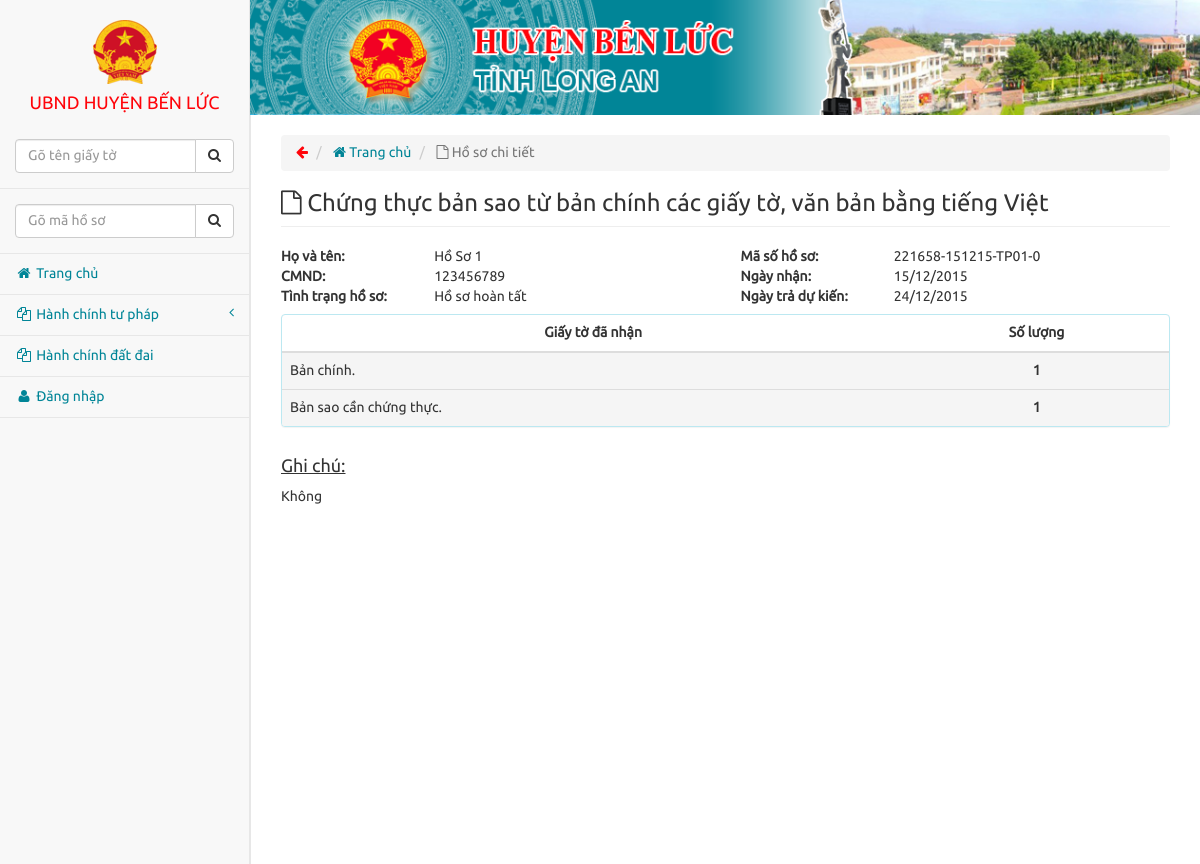
Screenshot of /admin/xem_ho_so/details/1 with the database file from the repository.
### tables this page shows
CREATE TABLE IF NOT EXISTS `ho_so` (
  `id` int(11) NOT NULL AUTO_INCREMENT,
  `mshs` varchar(200) NOT NULL,
  `name` varchar(200) NOT NULL,
  `type` int(11) NOT NULL,
  `cmnd` int(11) NOT NULL,
  `status` int(11) NOT NULL,
  `mcb` varchar(200) NOT NULL,
  `lich_su_ho_so` text NOT NULL,
  `num_error` int(11) NOT NULL,
  `ngay_tra` varchar(200) NOT NULL,
  `sdt` varchar(200) NOT NULL,
  `dia_chi` text NOT NULL,
  `tt_giay_to_da_thu` text NOT NULL,
  `note` text NOT NULL,
  `error` text NOT NULL,
  `tien_thu` int(11) NOT NULL,
  PRIMARY KEY (`id`)
);

CREATE TABLE IF NOT EXISTS `map` (
  `node_id` int(11) NOT NULL AUTO_INCREMENT,
  `node_name` varchar(200) NOT NULL,
  `p_id` int(11) NOT NULL,
  `note` varchar(200) NOT NULL,
  PRIMARY KEY (`node_id`)
);

### application/controllers/admin/Xem_ho_so.php (called while the page is built, shortened)
<?php
class Xem_ho_so extends CI_Controller {
	public function details($id=10)
	{
		$this->load->model('ho_so');
		$data['title'] = 'Hồ sơ chi tiết - UBND Huyện Bến Lức';
		$this->load->view('templates/header', $data);
		$this->load->view('templates/aside');
		$this->load->view('templates/nav');
		$q = $this->db->get('map');
		if($q->num_rows()>0){
			foreach($q->result() as $row){
				$data[] = $row;
			}
		}
		$this->db->where('id', $id);
		$details = $this->db->get('ho_so')->row();
		$mshs = $details->mshs;
		$tp1 = substr($mshs,7,2);
		$tp2 = substr($mshs,9,2);
		$tp3 = substr($mshs,11,2);
		$so_ngay_giai_quyet=explode('-', $mshs);
		$sngq = substr($so_ngay_giai_quyet[3],0,2);
		$ngay_nhan = $tp2."/".$tp1."/20".$tp3;
		$time = strtotime($ngay_nhan);
		$ngay_nhan = date('d/m/Y',$time);
		$ngay_nhan_function = date('Y-m-d');
		$ngay_tra = date('d/m/Y', strtotime($ngay_nhan_function."+".$sngq." days"));
		$this->load->view('admin/ho_so_chi_tiet',array(
		'details'=>$details
		,'node_map'=>$data
		,'ngay_nhan'=>$ngay_nhan
		,'ngay_tra' =>$ngay_tra
		,'id', $id
		));
		$this->load->view('templates/footer');
	}
}

### index.php (called while the page is built, shortened)
<?php
require_once BASEPATH.'core/CodeIgniter.php';

### application/views/admin/ho_so_chi_tiet.php (the view, shortened to what this page needs)
<div class="col-lg-12">
	<ol class="breadcrumb">
		<li class="cursor back">
			<i class="fa fa-arrow-left"></i>
		</li>
		<li>
			<a href="<?php echo base_url('trang_chu'); ?>"><i class="fa fa-home"></i> Trang chủ</a>
		</li>
		<li class="active">
			<i class="fa fa-file-o"></i> Hồ sơ chi tiết
		</li>
	</ol>
<?php echo '<h3 class="page-header marTop"><i class="fa fa-file-o"></i> '.$node_map[(int)substr($details->mshs, 16,2)]->node_name.'</h3>';
	if($details->status==5)  $arr='Hồ sơ hoàn tất';
	?>
	<div class="row">
		<div class="col-xs-6 col-md-2">
			<p><strong>Họ và tên:</strong></p>
			<p><strong>CMND:</strong></p>
			<p><strong>Tình trạng hồ sơ:</strong></p>
		</div>
		<div class="col-xs-6 col-md-4">
			<p class="bold"><?php echo $details->name;?></p>
			<p class="bold"><?php echo $details->cmnd;?></p>
			<p class="bold"><?php echo $arr;?></p>
		</div>
		<div class="col-xs-6 col-md-2">
			<p><strong>Mã số hồ sơ:</strong></p>
			<p><strong>Ngày nhận:</strong></p>
			<?php if (($details->status!=5)||($details->status!=8))
			echo '<p><strong>Ngày trả dự kiến:</strong></p>';
			else
			echo '<p><strong>Ngày trả:</strong></p>';?>
		</div>
		<div class="col-xs-6 col-md-3">
			<p class="bold mshs"><?php echo $details->mshs ;?></p>
			<p class="bold"><?php echo $ngay_nhan  ;?> </p>
			<?php if (($details->status!=5)||($details->status!=8))
			echo '<p class="bold">'.$ngay_tra .'</p>';
			else
			echo '<p class="bold">'.$details->ngay_tra .'</p>';?>
		</div>
		<div class="col-xs-12 col-md-12">
	<?php
			$thong_tin_ho_so_da_thu=explode('+', $details->tt_giay_to_da_thu);
			if(count($thong_tin_ho_so_da_thu) > 1){
				echo '<div class="panel panel-info marTop">
				<table class="table table-hover ">
				<thead>
					<tr class="ying">
						<th style="text-align: center">Giấy tờ đã nhận </th>
						<th style="text-align: center">Số lượng </th>
					</tr>
				</thead>
					<tbody>';
					$thong_tin_ho_so_da_thu=explode('+', $details->tt_giay_to_da_thu);
					for ($i = 0;$i<count($thong_tin_ho_so_da_thu)-1;$i++ ) {
						echo '<tr class="active">
							<td style="text-align: left">'.$thong_tin_ho_so_da_thu[$i].'</td>
							<td style="text-align: center">'.$thong_tin_ho_so_da_thu[$i+1].'</td>
						</tr>';
						 $i++;
						}
					echo'</tbody>
				</table></div>';
			}else
				echo '<h4><ins>Giấy tờ đã nhận:</ins></h4><p>Không</p>';?>
		</div>
		<div class="col-xs-12 col-md-12">
		<?php if  ($details->note!='')
		echo'<h4><ins>Ghi chú:</ins></h4><p>'.$details->note .'</p>';
		else
			echo'<h4><ins>Ghi chú:</ins></h4><p>Không</p>';?>
		</div>
		<div class="col-xs-12 col-md-12">
		</div>
	</div>
</div>

### css/demo-2.css (style rules this page uses)
body { background-color: #f8f8f8; }
@media (min-width: 992px) { body { padding-left: 250px; } }
body { font-family: ubuntu; }
.marTop { margin-top: 7px; }
.breadcrumb { margin-top: 20px; }
a { color: #018597; }
p { margin: 0px 0px 0px; }
.cursor { cursor: pointer; color: #ff040a; }
.table { margin-bottom: 0; }
li { list-style-type: none; }

### rows the page displays
ho_so: mshs.node_name "Chứng thực bản sao từ bản chính các giấy tờ, văn bản bằng tiếng Việt", name "Hồ Sơ 1", cmnd "123456789", status "Hồ sơ hoàn tất", mshs "221658-151215-TP01-0", ngay_tra "15/12/2015", tt_giay_to_da_thu "Bản chính.", tt_giay_to_da_thu "1", tt_giay_to_da_thu "Bản sao cần chứng thực."

### other values shown
$ngay_tra "24/12/2015"
